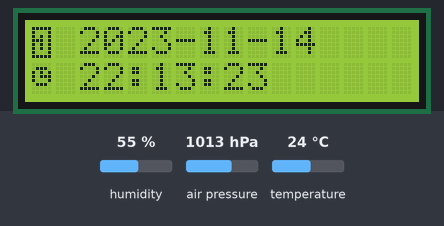
A sketch run on a simulated Arduino Uno, built with avr-gcc and run on an emulated ATmega328P. Parts: 16×2 character LCD. The inputs (shaded band) are chosen by the test bench; at power-on: humidity 55 %, air pressure 1013 hPa, temperature 24 °C. WiFi joins after 1.5 s; servers stay silent unless stated; the local clock reads 2024-03-15 10:24:30 at power-on unless the sketch sets it; storage starts empty; what the sketch prints to the serial monitor is not drawn.

Above: at 4.9 s.
5.0 s: humidity set to 22 %
At 9.3 s:
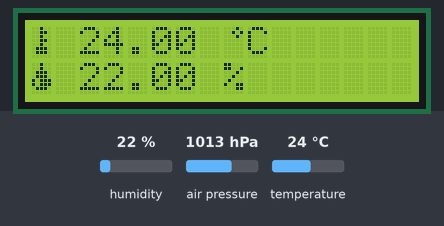
12.4 s: air pressure set to 952 hPa
At 17.0 s:
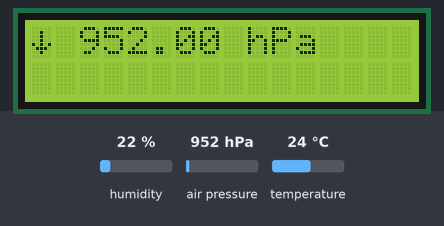
19.1 s: temperature set to 12 °C
At 22.5 s:
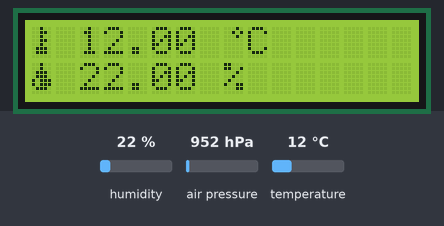
24.6 s: air pressure set to 975 hPa
At 30.8 s:
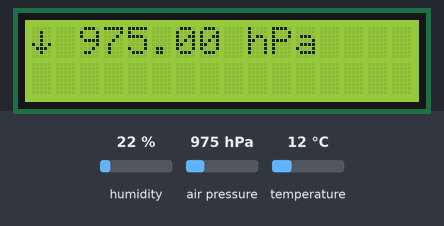
32.7 s: humidity set to 40 %
At 36.3 s:
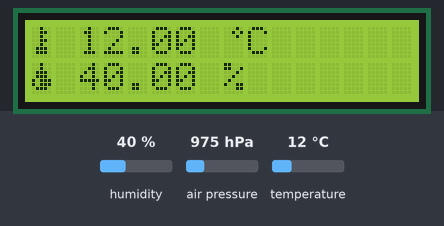
38.1 s: air pressure set to 1000 hPa
At 44.5 s:
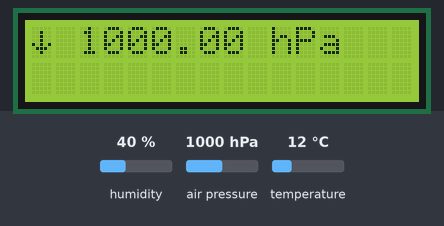

Measured:
- what the display in image 1 shows lasts 1.1 s, from 8.5 s to 9.6 s
- what the display in image 2 shows lasts 1.4 s, from 16.3 s to 17.7 s

The sketch:

sketch_oct16a.ino
```cpp
#include <Wire.h>
#include <DHT.h>
#include <Adafruit_BMP085.h>

#include "lcd_consts.h"
#include "serial.h"
#include "sd_card.h"
#include "utils.h"
#include "web_client.h"

#define DHT_PIN 			2
#define DHT_TYPE 			DHT11

#define DEBUG				0
#define LOCAL				1

DHT dht(DHT_PIN, DHT_TYPE);
Adafruit_BMP085 bmp;
DS3231 clock;

MeasuredData data;

void setup()
{
	initSerial();
	printSerialWelcome();
	initLCD();
	printLCDWelcome();

	dht.begin();
	bmp.begin();
	clock.begin();
	clock.setDateTime(__DATE__, __TIME__);
	Serial.print("Set time to: ");
	Serial.print(__DATE__);
	Serial.print(" ");
	Serial.println(__TIME__);

	initSDCard();
	setupWiFiConnection();

	delay(2000);
}

void loop()
{
	#if DEBUG == 1
		Serial.println("Read measured data");
	#endif
	readMeasuredData();

	#if DEBUG == 1
		Serial.println("Check measured data correct");
	#endif
	if (data.readFailed)
	{
		Serial.println("Failed to read from DHT sensor!");
		delay(2000);
		return;
	}

	printSerialInfo(&data);
	saveOnSDCard("dane.csv", &data);
	sendData(&data);
	printLCDInfo(&data);
}

void readMeasuredData()
{
	data.readFailed = false;
	data.dt = clock.getDateTime();
	data.humidity = dht.readHumidity();
	#if DEBUG == 1
		Serial.print("Readed humidity: ");
		Serial.println(data.humidity);
	#endif
	if (isnan(data.humidity))
	{
		data.readFailed = true;
		return;
	}
	data.tempC = dht.readTemperature();
	#if DEBUG == 1
		Serial.print("Readed temperature C: ");
		Serial.println(data.tempC);
	#endif
	if (isnan(data.tempC))
	{
		data.readFailed = true;
		return;
	}
	data.tempF = dht.readTemperature(true);
	#if DEBUG == 1
		Serial.print("Readed temperature F: ");
		Serial.println(data.tempF);
	#endif
	if (isnan(data.tempF))
	{
		data.readFailed = true;
		return;
	}

	data.heatIndexF = dht.computeHeatIndex(data.tempF, data.humidity);
	data.heatIndexC = dht.computeHeatIndex(data.tempF, data.humidity, false);
	data.pressure = bmp.readPressure() / 100;
}
```

sd_card.cpp
```cpp
#include <SPI.h>
#include <SD.h>

#include "sd_card.h"

#define CHIP_SELECT_PIN             10

void saveIntoFile(File file, MeasuredData *data);
void saveDateTime(RTCDateTime dt, File file);

void initSDCard() {
    if (!SD.begin(CHIP_SELECT_PIN)) {
        Serial.println("Error during SD card initialization!!!");
        return;
    }
    Serial.println("SD card initialized.");
}

void saveOnSDCard(String filename, MeasuredData *data) {
    String dataRow = "";
    File dataFile = SD.open(filename, FILE_WRITE);
    if (dataFile)
    {
        saveIntoFile(dataFile, data);
        dataFile.close();
        Serial.println("Dane zapisane.");
    }
}

void saveIntoFile(File file, MeasuredData *data)
{
    saveDateTime(data->dt, file);
    file.print(";");

    file.print(data->humidity);
    file.print(";");

    file.print(data->tempC);
    file.print(";");

    file.print(data->tempF);
    file.print(";");

    file.print(data->heatIndexC);
    file.print(";");

    file.print(data->heatIndexF);
    file.print(";");

    file.print(data->pressure);
    file.println("");
}

void saveDateTime(RTCDateTime dt, File file) {

    file.print(withLeadingZero(dt.year, "%04d"));
    file.print("-");
    file.print(withLeadingZero(dt.month));
    file.print("-");
    file.print(withLeadingZero(dt.day));
    file.print(" ");
    file.print(withLeadingZero(dt.hour));
    file.print(":");
    file.print(withLeadingZero(dt.minute));
    file.print(":");
    file.print(withLeadingZero(dt.second));
}
```

sd_card.h
```cpp
#ifndef __sd_card_h
#define __sd_card_h

#include <arduino.h>
#include "utils.h"

void initSDCard();
void saveOnSDCard(String filename, MeasuredData *data);

#endif
```

serial.cpp
```cpp
#include "serial.h"
#include "utils.h"

#define SERIAL_FREQUENCY 9600

void initSerial() {
	Serial.begin(SERIAL_FREQUENCY);
}
void printSerialWelcome()
{
    Serial.println("===============================");
	Serial.println("Termometr by Joanna Lubiatowska");
	Serial.println("===============================");
}
void printSerialInfo(MeasuredData *data)
{
    Serial.print("Date: ");
	Serial.print(withLeadingZero(data->dt.year, "%04d"));
	Serial.print("-");
	Serial.print(withLeadingZero(data->dt.month));
	Serial.print("-");
	Serial.print(withLeadingZero(data->dt.day));
	Serial.print("\tTime: ");
	Serial.print(withLeadingZero(data->dt.hour));
	Serial.print(":");
	Serial.print(withLeadingZero(data->dt.minute));
	Serial.print(":");
	Serial.print(withLeadingZero(data->dt.second));
	Serial.print("\nHumidity: ");
	Serial.print(data->humidity);
	Serial.print(" %\nTemperature: ");
	Serial.print(data->tempC);
	Serial.print(" °C ");
	Serial.print(data->tempF);
	Serial.print(" °F\nPressure: ");
	Serial.print(data->pressure);
	Serial.print(" hPa\n\n");
}
```

serial.h
```cpp
#ifndef __serial_h
#define __serial_h

#include "utils.h"

void initSerial();
void printSerialWelcome();
void printSerialInfo(MeasuredData *data);

#endif
```

utils.cpp
```cpp
#include "utils.h"

char result[11];

char *withLeadingZero(int value, const char *pattern)
{
	sprintf(result, pattern, value);
	return result;
}
```

utils.h
```cpp
#ifndef __utils_h
#define __utils_h

#include <DS3231.h>

struct MeasuredData
{
    RTCDateTime dt;
    float humidity;
    float tempC;
    float tempF;
    float heatIndexF;
    float heatIndexC;
    bool readFailed;
    float pressure;
};

char *withLeadingZero(int value, const char *pattern = "%02d");

#endif
```

web_client.cpp
```cpp
#include "web_client.h"

#ifndef HAVE_HWSERIAL1
	#include "SoftwareSerial.h"

	SoftwareSerial esp8266Serial(8, 9);
#endif

#define ROUTER_SSID		"HUAWEI-B315-60A6"
#define PASS			"R9Q05BT6GMB"

#if LOCAL == 1
	#define SERVER			"localhost:8080"
	#define PORT			8080
	#define APP_PATH		"/weatherStation/"
#else
	#define SERVER			"heroku server"
	#define PORT			80
	#define APP_PATH		"/"
#endif

int status = WL_IDLE_STATUS;

WiFiEspClient client;

void printWifiStatus();

void setupWiFiConnection()
{
  esp8266Serial.begin(9600);
  WiFi.init(&esp8266Serial);

  if (WiFi.status() == WL_NO_SHIELD) {
    Serial.println("WiFi shield not present");
    while (true);
  }

  while ( status != WL_CONNECTED) {
    Serial.print("Attempting to connect to WPA SSID: ");
    Serial.println(ROUTER_SSID);

    status = WiFi.begin(ROUTER_SSID, PASS);
  }

  Serial.println("You're connected to the network");

  printWifiStatus();
}


void sendData(MeasuredData* data) {
  Serial.println();
  Serial.println("Starting connection to server...");

  if (client.connect(SERVER, PORT)) {
    Serial.println("Connected to server");
    // Make a HTTP request
    client.print("POST ");
	client.print(APP_PATH);
	client.println("mainWindowServlet HTTP/1.1");
    client.print("Host: ");
	client.print(SERVER);
	client.print(':');
	client.println(PORT);
	client.println("Content-Type: application/x-www-form-urlencoded");
	client.print("measurementTime=");
	client.print(withLeadingZero(data->dt.year, "%04d"));
	client.print("-");
	client.print(withLeadingZero(data->dt.month));
	client.print("-");
	client.print(withLeadingZero(data->dt.day));
	client.print(" ");
	client.print(withLeadingZero(data->dt.hour));
	client.print(":");
	client.print(withLeadingZero(data->dt.minute));
	client.print(":");
	client.print(withLeadingZero(data->dt.second));
	client.print("&temperature=");
	client.print(data->tempC);
	client.print("&airHumidity=");
	client.print(data->humidity);
	client.print("&airPressure=");
	client.println(data->pressure);
    client.println("Connection: close");
    client.println();
  }
}

// void loop()
// {
//   // if there are incoming bytes available
//   // from the server, read them and print them
//   while (client.available()) {
//     char c = client.read();
//     Serial.write(c);
//   }

//   // if the server's disconnected, stop the client
//   if (!client.connected()) {
//     Serial.println();
//     Serial.println("Disconnecting from server...");
//     client.stop();

//     // do nothing forevermore
//     while (true);
//   }
// }

void printWifiStatus()
{
  // print the SSID of the network you're attached to
  Serial.print("SSID: ");
  Serial.println(WiFi.SSID());

  // print your WiFi shield's IP address
  IPAddress ip = WiFi.localIP();
  Serial.print("IP Address: ");
  Serial.println(ip);

  // print the received signal strength
  long rssi = WiFi.RSSI();
  Serial.print("Signal strength (RSSI):");
  Serial.print(rssi);
  Serial.println(" dBm");
}
```

web_client.h
```cpp
#ifndef __web_client_h
#define __web_client_h

#include <WiFiEsp.h>

#include "utils.h"

void setupWiFiConnection();
void sendData(MeasuredData* data);

#endif
```

lcd_consts.cpp
```cpp
#include <arduino.h>
#include <LiquidCrystal_I2C.h>

#include "lcd_consts.h"
#include "utils.h"

#define LCD_I2C_PORT              0x3F
#define LCD_COL_NO                16
#define LCD_ROW_NO                2

#define LCD_TEMP_ICON             0
#define LCD_TEMP_ICON_TMPL        0x04060406040E0E00

#define LCD_HUMIDITY_ICON         1
#define LCD_HUMIDITY_ICON_TMPL    0x04040E0E17170E00

#define LCD_DEGREE_ICON           2
#define LCD_DEGREE_ICON_TMPL      0x0205020000000000

#define LCD_PRESSURE_ICON         3
#define LCD_PRESSURE_ICON_TMPL    0x00040404150E0400

#define LCD_TIME_ICON             4
#define LCD_TIME_ICON_TMPL        0x000E1517110E0000

#define LCD_DATE_ICON             5
#define LCD_DATE_ICON_TMPL        0x1F11151D1515111F


LiquidCrystal_I2C lcd(LCD_I2C_PORT, LCD_COL_NO, LCD_ROW_NO);

Icon prepareIcon(uint64_t iconTempl);
void printDate(MeasuredData *data);
void printTime(MeasuredData *data);
void printTemperature(MeasuredData *data);
void printHumidity(MeasuredData *data);
void printPressure(MeasuredData *data);

void initLCD()
{
  lcd.init();
  lcd.backlight();

  lcd.createChar(LCD_TEMP_ICON, prepareIcon(LCD_TEMP_ICON_TMPL).tmpl);
  lcd.createChar(LCD_HUMIDITY_ICON, prepareIcon(LCD_HUMIDITY_ICON_TMPL).tmpl);
  lcd.createChar(LCD_DEGREE_ICON, prepareIcon(LCD_DEGREE_ICON_TMPL).tmpl);
  lcd.createChar(LCD_PRESSURE_ICON, prepareIcon(LCD_PRESSURE_ICON_TMPL).tmpl);
  lcd.createChar(LCD_TIME_ICON, prepareIcon(LCD_TIME_ICON_TMPL).tmpl);
  lcd.createChar(LCD_DATE_ICON, prepareIcon(LCD_DATE_ICON_TMPL).tmpl);
}

void printLCDWelcome()
{
  lcd.setCursor(3, 0);
  lcd.print("Termometr");
  lcd.setCursor(1, 1);
  lcd.print("J. Lubiatowska");
}

void printLCDInfo(MeasuredData *data)
{
  lcd.clear();

  lcd.setCursor(0, 0);
  printDate(data);
  lcd.setCursor(0, 1);
  printTime(data);

  delay(1000);
  lcd.clear();

  lcd.setCursor(0, 0);
  printTemperature(data);
  lcd.setCursor(0, 1);
  printHumidity(data);

  delay(1000);
  lcd.clear();

  lcd.setCursor(0, 0);
  printPressure(data);

  delay(1000);
}

Icon prepareIcon(uint64_t iconTempl) {
  Icon icon;

  icon.tmpl[0] = (iconTempl >> 56) & 0xFF;
  icon.tmpl[1] = (iconTempl >> 48) & 0xFF;
  icon.tmpl[2] = (iconTempl >> 40) & 0xFF;
  icon.tmpl[3] = (iconTempl >> 32) & 0xFF;
  icon.tmpl[4] = (iconTempl >> 24) & 0xFF;
  icon.tmpl[5] = (iconTempl >> 16) & 0xFF;
  icon.tmpl[6] = (iconTempl >> 8) & 0xFF;
  icon.tmpl[7] = (iconTempl >> 0) & 0xFF;

  return icon;
}

void printDate(MeasuredData *data)
{
  lcd.write((byte)LCD_DATE_ICON);
  lcd.print(" ");
  lcd.print(withLeadingZero(data->dt.year, "%04d"));
  lcd.print("-");
  lcd.print(withLeadingZero(data->dt.month));
  lcd.print("-");
  lcd.print(withLeadingZero(data->dt.day));
}

void printTime(MeasuredData *data)
{
  lcd.write((byte)LCD_TIME_ICON);
  lcd.print(" ");
  lcd.print(withLeadingZero(data->dt.hour));
  lcd.print(":");
  lcd.print(withLeadingZero(data->dt.minute));
  lcd.print(":");
  lcd.print(withLeadingZero(data->dt.second));
}
void printTemperature(MeasuredData *data)
{
  lcd.write((byte)LCD_TEMP_ICON);
  lcd.print(" ");
  lcd.print(data->tempC);
  lcd.print(" ");
  lcd.write((byte)LCD_DEGREE_ICON);
  lcd.print("C");
}
void printHumidity(MeasuredData *data)
{
  lcd.write((byte)LCD_HUMIDITY_ICON);
  lcd.print(" ");
  lcd.print(data->humidity);
  lcd.print(" %");
}
void printPressure(MeasuredData *data)
{
  lcd.write((byte)LCD_PRESSURE_ICON);
  lcd.print(" ");
  lcd.print(data->pressure);
  lcd.print(" hPa");
}
```

lcd_consts.h
```cpp
#ifndef __lcd_consts_h
#define __lcd_consts_h

#include "utils.h"

struct Icon {
    uint8_t tmpl[8];
};

void initLCD();
void printLCDWelcome();
void printLCDInfo(MeasuredData *data);

#endif
```
